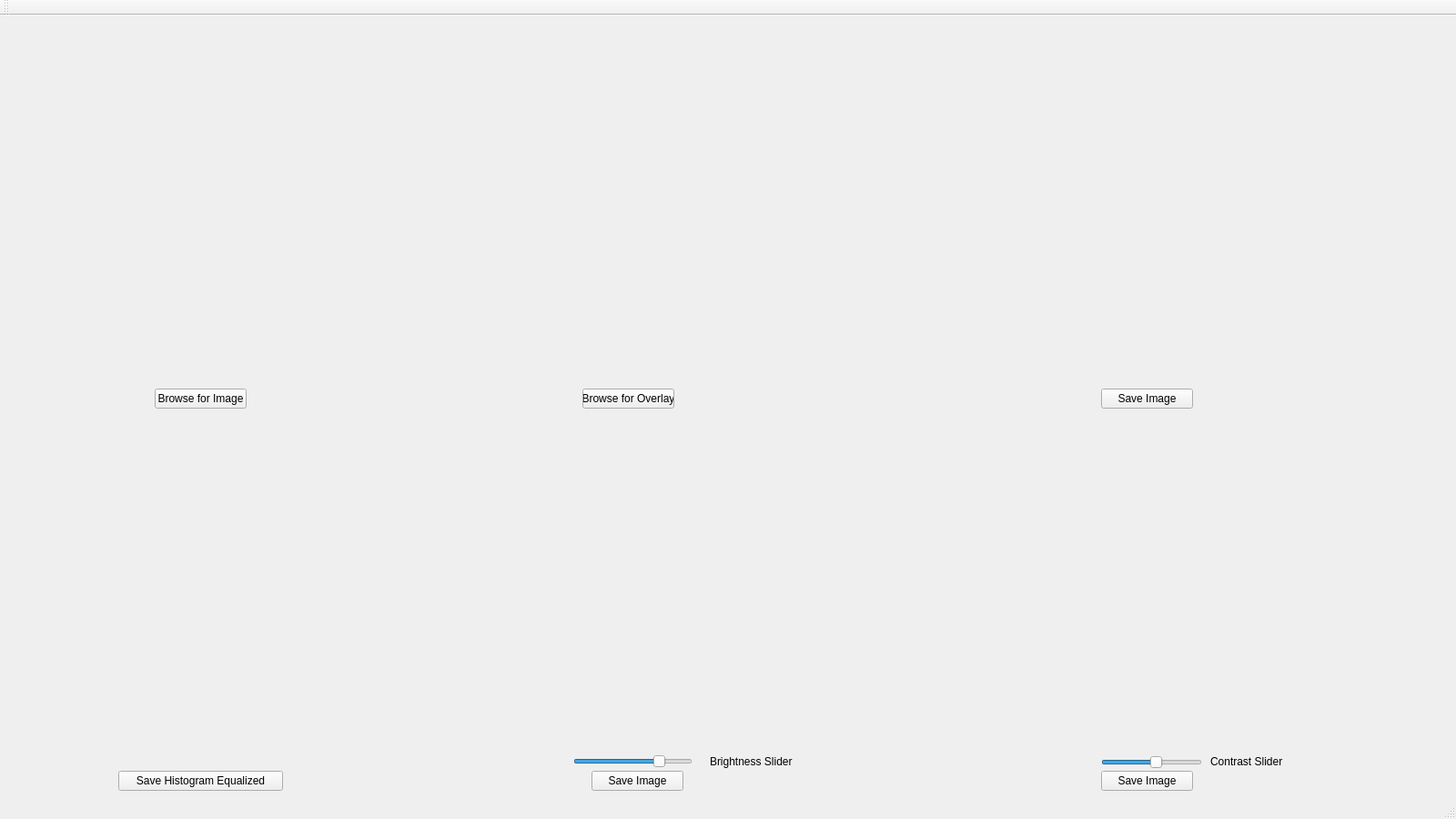
<?xml version="1.0" encoding="UTF-8"?>
<ui version="4.0">
 <class>MainWindow</class>
 <widget class="QMainWindow" name="MainWindow">
  <property name="geometry">
   <rect>
    <x>0</x>
    <y>0</y>
    <width>1600</width>
    <height>900</height>
   </rect>
  </property>
  <property name="windowTitle">
   <string>MainWindow</string>
  </property>
  <widget class="QWidget" name="centralWidget">
   <widget class="QLabel" name="displayOriginal">
    <property name="geometry">
     <rect>
      <x>50</x>
      <y>50</y>
      <width>350</width>
      <height>340</height>
     </rect>
    </property>
    <property name="text">
     <string/>
    </property>
   </widget>
   <widget class="QLabel" name="displayOverlay">
    <property name="geometry">
     <rect>
      <x>520</x>
      <y>50</y>
      <width>350</width>
      <height>340</height>
     </rect>
    </property>
    <property name="text">
     <string/>
    </property>
   </widget>
   <widget class="QLabel" name="displayOverlayNOHE">
    <property name="geometry">
     <rect>
      <x>1080</x>
      <y>50</y>
      <width>350</width>
      <height>340</height>
     </rect>
    </property>
    <property name="text">
     <string/>
    </property>
   </widget>
   <widget class="QPushButton" name="inputfile">
    <property name="geometry">
     <rect>
      <x>170</x>
      <y>410</y>
      <width>101</width>
      <height>22</height>
     </rect>
    </property>
    <property name="text">
     <string>Browse for Image</string>
    </property>
   </widget>
   <widget class="QPushButton" name="inputfile_2">
    <property name="geometry">
     <rect>
      <x>640</x>
      <y>410</y>
      <width>101</width>
      <height>22</height>
     </rect>
    </property>
    <property name="text">
     <string>Browse for Overlay</string>
    </property>
   </widget>
   <widget class="QPushButton" name="inputfile_3">
    <property name="geometry">
     <rect>
      <x>130</x>
      <y>830</y>
      <width>181</width>
      <height>22</height>
     </rect>
    </property>
    <property name="text">
     <string>Save Histogram Equalized</string>
    </property>
   </widget>
   <widget class="QPushButton" name="inputfile_4">
    <property name="geometry">
     <rect>
      <x>650</x>
      <y>830</y>
      <width>101</width>
      <height>22</height>
     </rect>
    </property>
    <property name="text">
     <string>Save Image</string>
    </property>
   </widget>
   <widget class="QPushButton" name="inputfile_5">
    <property name="geometry">
     <rect>
      <x>1210</x>
      <y>830</y>
      <width>101</width>
      <height>22</height>
     </rect>
    </property>
    <property name="text">
     <string>Save Image</string>
    </property>
   </widget>
   <widget class="QLabel" name="displayHE">
    <property name="geometry">
     <rect>
      <x>40</x>
      <y>460</y>
      <width>350</width>
      <height>340</height>
     </rect>
    </property>
    <property name="text">
     <string/>
    </property>
   </widget>
   <widget class="QLabel" name="displayBright">
    <property name="geometry">
     <rect>
      <x>520</x>
      <y>460</y>
      <width>350</width>
      <height>340</height>
     </rect>
    </property>
    <property name="text">
     <string/>
    </property>
   </widget>
   <widget class="QLabel" name="displayContrast">
    <property name="geometry">
     <rect>
      <x>1080</x>
      <y>460</y>
      <width>350</width>
      <height>340</height>
     </rect>
    </property>
    <property name="text">
     <string/>
    </property>
   </widget>
   <widget class="QSlider" name="brightnessSlider">
    <property name="geometry">
     <rect>
      <x>630</x>
      <y>810</y>
      <width>131</width>
      <height>20</height>
     </rect>
    </property>
    <property name="contextMenuPolicy">
     <enum>Qt::ActionsContextMenu</enum>
    </property>
    <property name="minimum">
     <number>-50</number>
    </property>
    <property name="maximum">
     <number>50</number>
    </property>
    <property name="sliderPosition">
     <number>25</number>
    </property>
    <property name="orientation">
     <enum>Qt::Horizontal</enum>
    </property>
   </widget>
   <widget class="QSlider" name="contrastSlider">
    <property name="geometry">
     <rect>
      <x>1210</x>
      <y>810</y>
      <width>111</width>
      <height>21</height>
     </rect>
    </property>
    <property name="contextMenuPolicy">
     <enum>Qt::ActionsContextMenu</enum>
    </property>
    <property name="minimum">
     <number>-50</number>
    </property>
    <property name="maximum">
     <number>50</number>
    </property>
    <property name="singleStep">
     <number>1</number>
    </property>
    <property name="pageStep">
     <number>10</number>
    </property>
    <property name="sliderPosition">
     <number>5</number>
    </property>
    <property name="orientation">
     <enum>Qt::Horizontal</enum>
    </property>
   </widget>
   <widget class="QLabel" name="label">
    <property name="geometry">
     <rect>
      <x>780</x>
      <y>810</y>
      <width>101</width>
      <height>20</height>
     </rect>
    </property>
    <property name="text">
     <string>Brightness Slider</string>
    </property>
   </widget>
   <widget class="QLabel" name="label_2">
    <property name="geometry">
     <rect>
      <x>1330</x>
      <y>810</y>
      <width>101</width>
      <height>20</height>
     </rect>
    </property>
    <property name="text">
     <string>Contrast Slider</string>
    </property>
   </widget>
   <widget class="QPushButton" name="inputfile_6">
    <property name="geometry">
     <rect>
      <x>1210</x>
      <y>410</y>
      <width>101</width>
      <height>22</height>
     </rect>
    </property>
    <property name="text">
     <string>Save Image</string>
    </property>
   </widget>
  </widget>
  <widget class="QMenuBar" name="menuBar">
   <property name="geometry">
    <rect>
     <x>0</x>
     <y>0</y>
     <width>1600</width>
     <height>21</height>
    </rect>
   </property>
  </widget>
  <widget class="QToolBar" name="mainToolBar">
   <attribute name="toolBarArea">
    <enum>TopToolBarArea</enum>
   </attribute>
   <attribute name="toolBarBreak">
    <bool>false</bool>
   </attribute>
  </widget>
  <widget class="QStatusBar" name="statusBar"/>
 </widget>
 <layoutdefault spacing="6" margin="11"/>
 <resources/>
 <connections/>
</ui>
